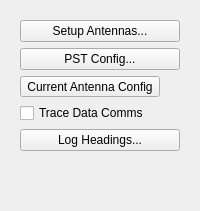
           <widget class="MinosCustomTab" name="setupTab">
            <attribute name="title">
             <string>Setup</string>
            </attribute>
            <layout class="QVBoxLayout" name="verticalLayout_21">
             <item>
              <widget class="QFrame" name="buttonFrame">
               <layout class="QVBoxLayout" name="verticalLayout_16">
                <item>
                 <widget class="QPushButton" name="setupAntennas">
                  <property name="text">
                   <string>Setup Antennas...</string>
                  </property>
                 </widget>
                </item>
                <item>
                 <widget class="QPushButton" name="PSTConfig">
                  <property name="text">
                   <string>PST Config...</string>
                  </property>
                 </widget>
                </item>
                <item>
                 <widget class="QToolButton" name="aboutRC">
                  <property name="toolTip">
                   <string>About Rotator Config</string>
                  </property>
                  <property name="text">
                   <string>Current Antenna Config</string>
                  </property>
                 </widget>
                </item>
                <item>
                 <widget class="QCheckBox" name="traceDataComms">
                  <property name="text">
                   <string>Trace Data Comms</string>
                  </property>
                 </widget>
                </item>
                <item>
                 <widget class="QPushButton" name="logHeadings">
                  <property name="text">
                   <string>Log Headings...</string>
                  </property>
                 </widget>
                </item>
                <item>
                 <spacer name="verticalSpacer">
                  <property name="orientation">
                   <enum>Qt::Vertical</enum>
                  </property>
                  <property name="sizeHint" stdset="0">
                   <size>
                    <width>20</width>
                    <height>40</height>
                   </size>
                  </property>
                 </spacer>
                </item>
               </layout>
              </widget>
             </item>
            </layout>
           </widget>
